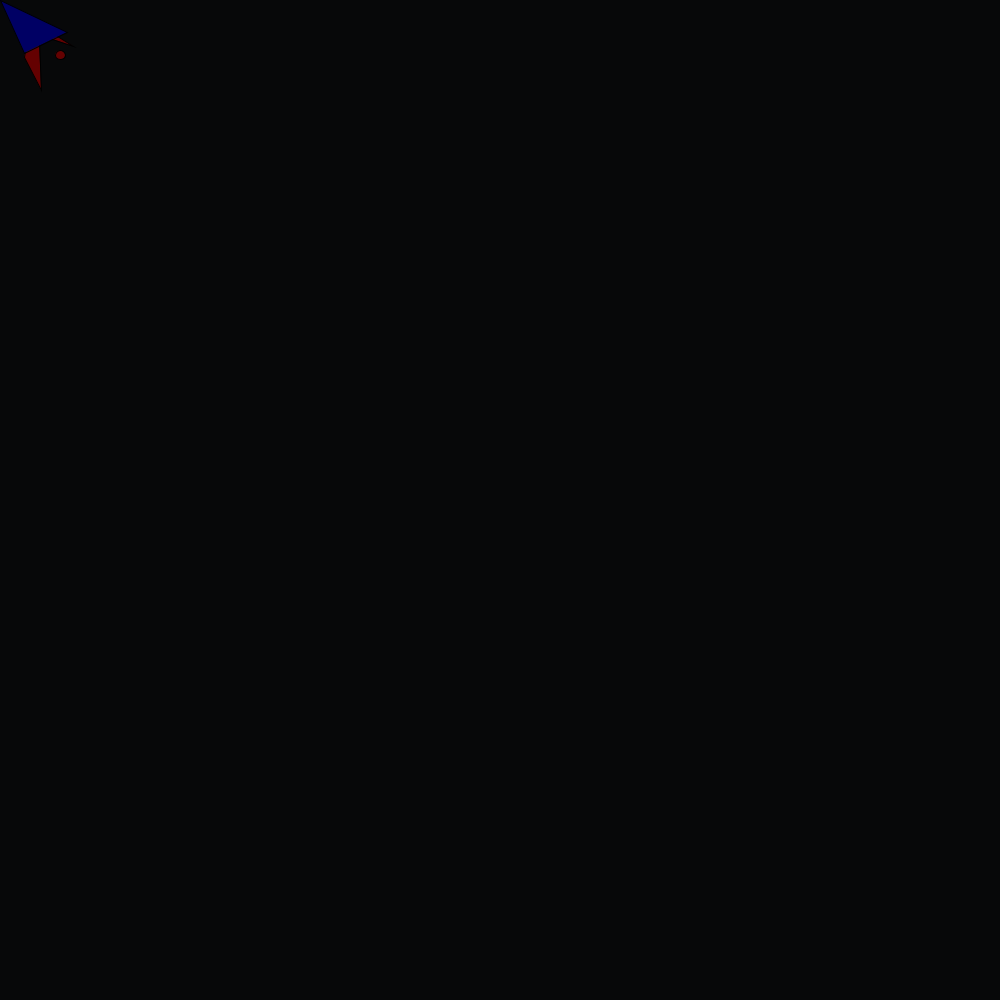
Frame 1 (no input)
Frame 60 (the mouse pressed at the canvas centre just before this capture): identical to frame 1, image omitted
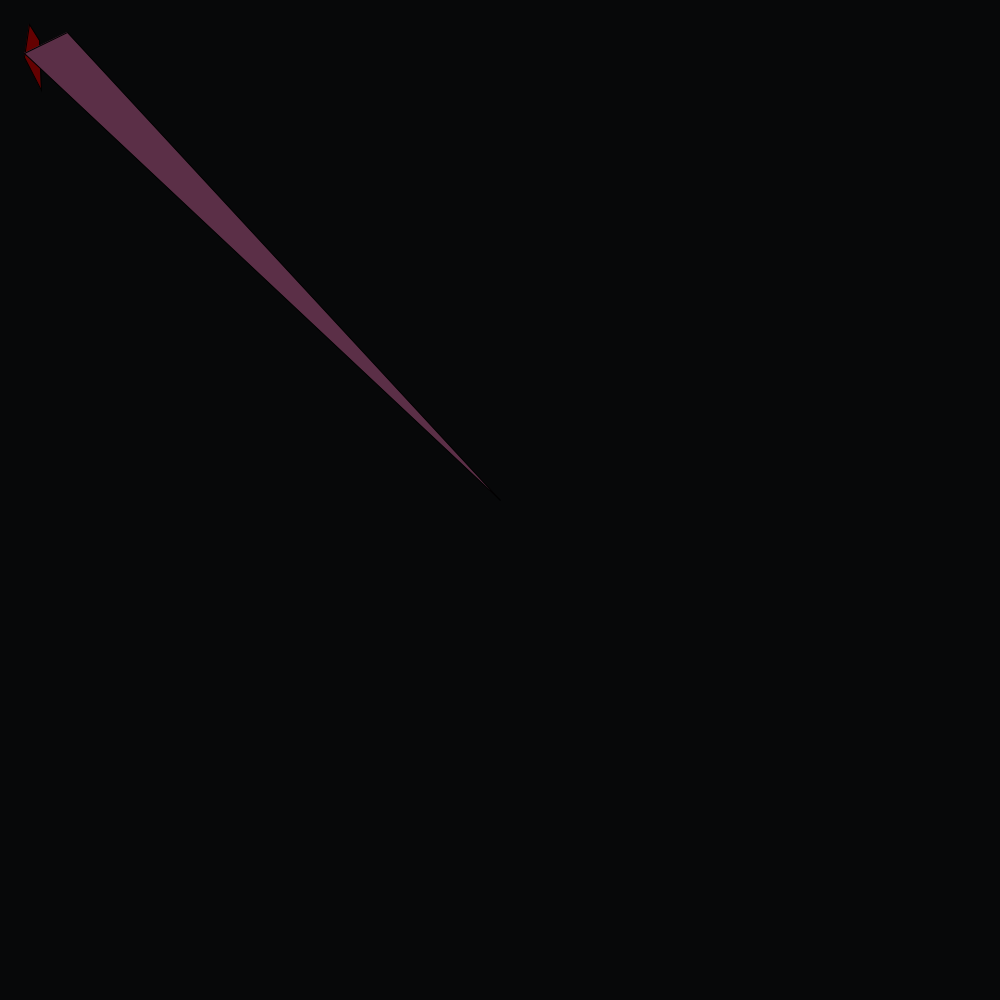
Frame 120 (the mouse held since frame 60 and released just before this capture)

The Processing sketch that drew these frames (run headless with seeded random() and noise(); from frame 60 on, the mouse is pressed at the canvas centre):

// Processing sketch: sketch_141004a
// ── sketch_141004a.pde
void setup()
{size(1000,1000);
}
void draw() {
background(7,8,9);
fill(100,1,1);  
  ellipse(60,55,10,9);
quad(39,40,29,24,24,57,41,90);
triangle(mouseX,mouseY,52,39,73,46);
if(mousePressed){
fill(91,47,71);}
else{
fill(0,0,100);}
triangle(mouseX,mouseY,24,53,67,32);
}
